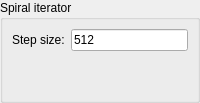
         <widget class="QWidget" name="pageSpiral">
          <layout class="QGridLayout" name="gridLayout_28">
           <property name="leftMargin">
            <number>0</number>
           </property>
           <property name="topMargin">
            <number>0</number>
           </property>
           <property name="rightMargin">
            <number>0</number>
           </property>
           <property name="bottomMargin">
            <number>0</number>
           </property>
           <item row="0" column="0">
            <widget class="QGroupBox" name="groupBoxSpiral">
             <property name="title">
              <string>Spiral iterator</string>
             </property>
             <layout class="QGridLayout" name="gridLayout_29">
              <item row="0" column="0">
               <widget class="QLabel" name="label_16">
                <property name="text">
                 <string>Step size:</string>
                </property>
               </widget>
              </item>
              <item row="0" column="1">
               <widget class="QLineEdit" name="lineSpiralStep">
                <property name="text">
                 <string>512</string>
                </property>
               </widget>
              </item>
              <item row="1" column="0">
               <spacer name="verticalSpacer_8">
                <property name="orientation">
                 <enum>Qt::Vertical</enum>
                </property>
                <property name="sizeHint" stdset="0">
                 <size>
                  <width>20</width>
                  <height>40</height>
                 </size>
                </property>
               </spacer>
              </item>
             </layout>
            </widget>
           </item>
          </layout>
         </widget>
